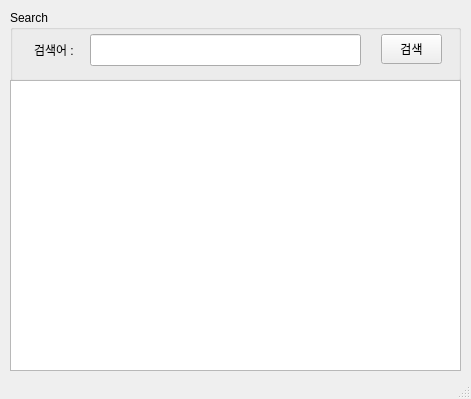
<?xml version="1.0" encoding="UTF-8"?>
<ui version="4.0">
 <class>MainWindow</class>
 <widget class="QMainWindow" name="MainWindow">
  <property name="geometry">
   <rect>
    <x>0</x>
    <y>0</y>
    <width>471</width>
    <height>399</height>
   </rect>
  </property>
  <property name="windowTitle">
   <string>네이버검색</string>
  </property>
  <widget class="QWidget" name="centralwidget">
   <widget class="QGroupBox" name="groupBox">
    <property name="geometry">
     <rect>
      <x>10</x>
      <y>10</y>
      <width>451</width>
      <height>71</height>
     </rect>
    </property>
    <property name="title">
     <string>Search</string>
    </property>
    <widget class="QLabel" name="label">
     <property name="geometry">
      <rect>
       <x>24</x>
       <y>29</y>
       <width>51</width>
       <height>22</height>
      </rect>
     </property>
     <property name="text">
      <string>검색어 :</string>
     </property>
    </widget>
    <widget class="QLineEdit" name="txtSearchWord">
     <property name="geometry">
      <rect>
       <x>80</x>
       <y>24</y>
       <width>271</width>
       <height>32</height>
      </rect>
     </property>
    </widget>
    <widget class="QPushButton" name="btnSearch">
     <property name="geometry">
      <rect>
       <x>371</x>
       <y>24</y>
       <width>61</width>
       <height>30</height>
      </rect>
     </property>
     <property name="text">
      <string>검색</string>
     </property>
    </widget>
   </widget>
   <widget class="QListView" name="lsvResult">
    <property name="geometry">
     <rect>
      <x>10</x>
      <y>80</y>
      <width>451</width>
      <height>291</height>
     </rect>
    </property>
   </widget>
  </widget>
  <widget class="QStatusBar" name="statusbar"/>
 </widget>
 <resources/>
 <connections/>
</ui>
